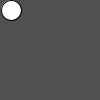
Frame 1 (no input)
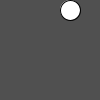
Frame 60 (the mouse pressed at the canvas centre just before this capture)
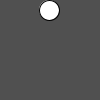
Frame 120 (the mouse held since frame 60 and released just before this capture)

The Processing sketch that drew these frames (run headless with seeded random() and noise(); from frame 60 on, the mouse is pressed at the canvas centre):

// Processing sketch: e_2_4
// ── e_2_4.pde
int x = 10;
int y = 10;
void setup(){
  size(100,100);
}
void draw(){
  background(80);
  x++;
  ellipse(x,y,20,20);
  if ( x > width - 10){
    x = 10;
  }
}
void mouseClicked(){
  y--;
}
void keyPressed(){
  y++;
}
